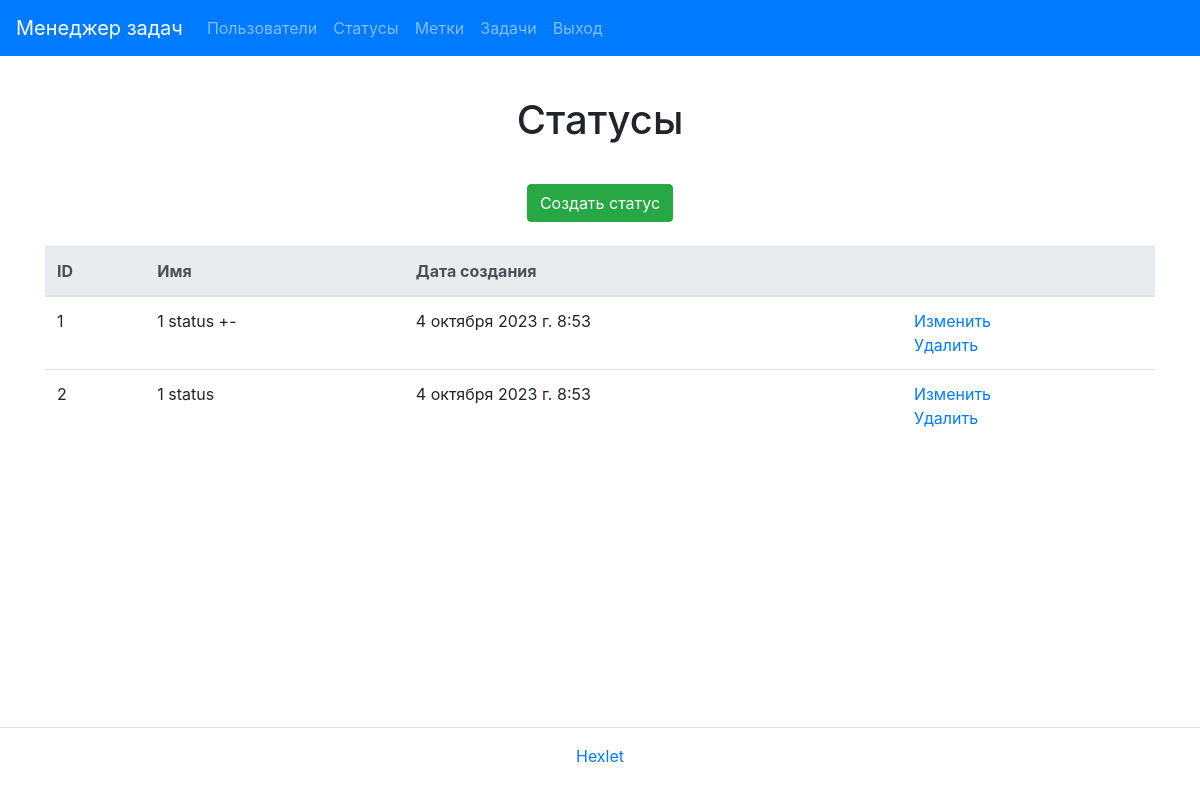
/statuses/ (signed in), run on an earlier commit of the app's database.
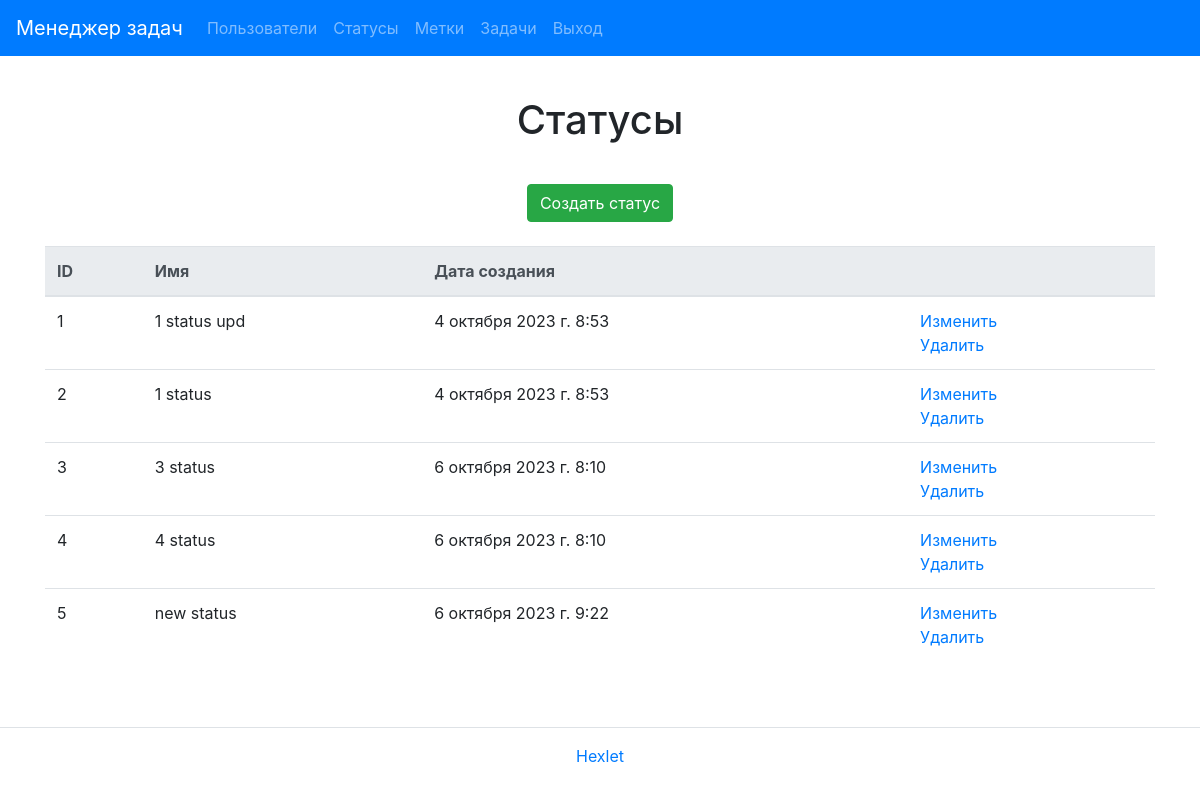
And on a later commit of the database.
### task_manager/statuses/models.py (models this page shows, shortened)
class Status(models.Model):
    name = models.CharField(_('name'), max_length=30)
    created_at = models.DateTimeField(auto_now_add=True)

### task_manager/statuses/views.py (the view)
# urls.py: path('', StatusList.as_view(), name='status_index'),
class StatusList(UserLoginMixin, ListView):
    model = Status
    template_name = 'statuses/index.html'
    context_object_name = 'statuses'

### task_manager/templates/statuses/index.html
{% extends "base.html" %}
{% load i18n %}
{% block title %}<h1 class="my-4 text-center">{% trans "Statuses" %}</h1>{% endblock %}
{% block content %}
<div class="container">
  <div class="d-flex justify-content-center mt-3 mb-0">
    <a class="btn btn-success btn-md" href="{% url 'status_create' %}">{% trans "Create status" %}</a>
  </div>
  <table class="table table-lg-responsive table-hover mt-4">
    <thead class="thead-light">
        <tr>
            <th>{% trans "ID" %}</th>
            <th>{% trans "Name" %}</th>
            <th>{% trans "Creation date" %}</th>
            <th></th>
        </tr>
    </thead>
        {% if statuses %}
        <tbody>
            {% for status in statuses %}
            <tr>
                <td>{{ status.id }}</td>
                <td>{{ status.name }}</td>
                <td>{{ status.created_at }}</td>
                <td>
                    <a href="{% url 'status_update' status.id %}">{% trans "Modify" %}</a>
                    <br>
                    <a href="{% url 'status_delete' status.id %}">{% trans "Delete" %}</a>
                </td>
            </tr>
            {% endfor %}
        {% endif %}
        </tbody>
  </table>
</div>
{% endblock %}

What changed in the data, as far as the page shows it:
changed Status id 1: name "1 status +-" → "1 status upd"
added Status: id "3", name "3 status", created_at "6 октября 2023 г. 8:10"
added Status: id "4", name "4 status", created_at "6 октября 2023 г. 8:10"
added Status: id "5", name "new status", created_at "6 октября 2023 г. 9:22"
